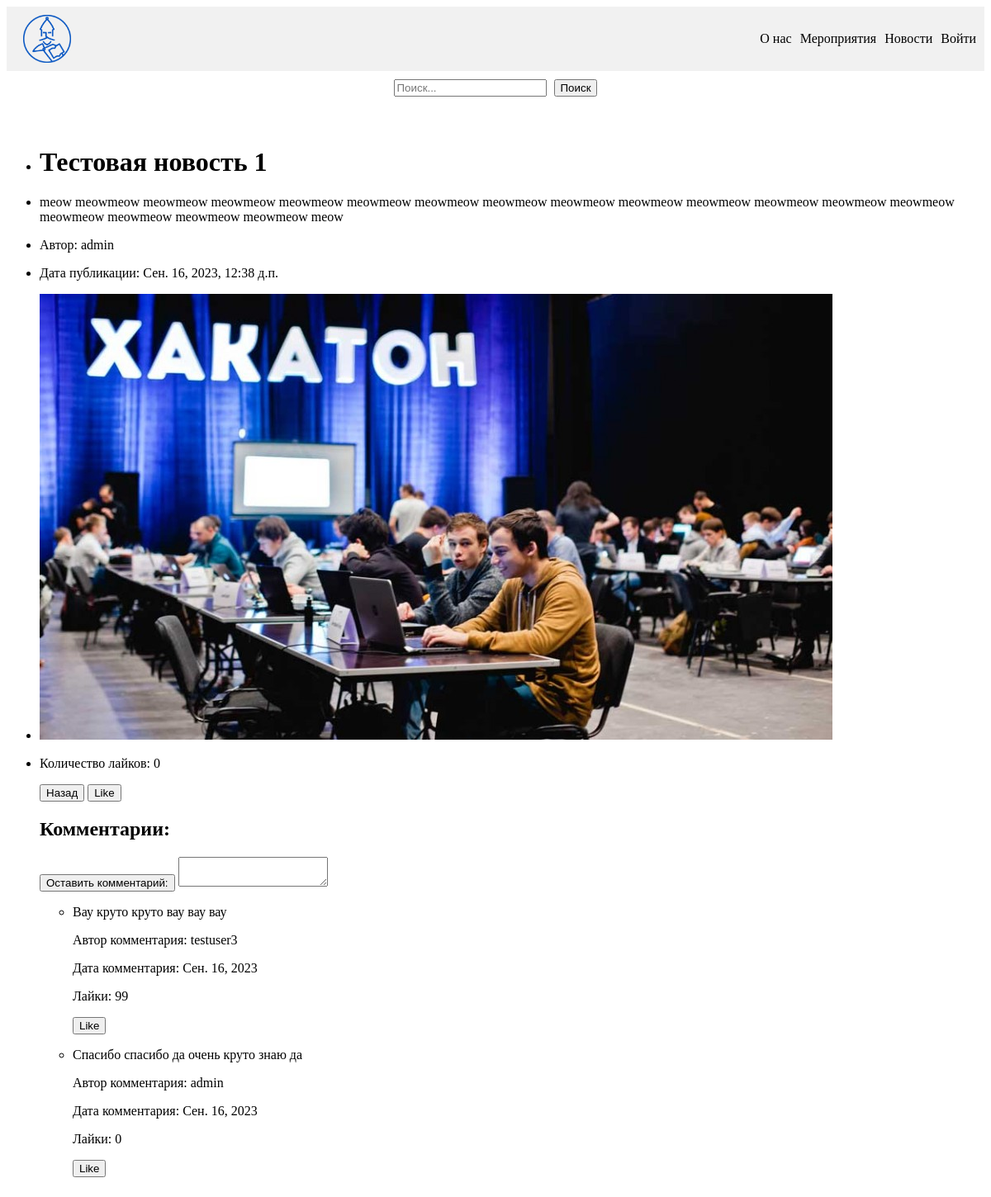
Before: /12/ with the older database file.
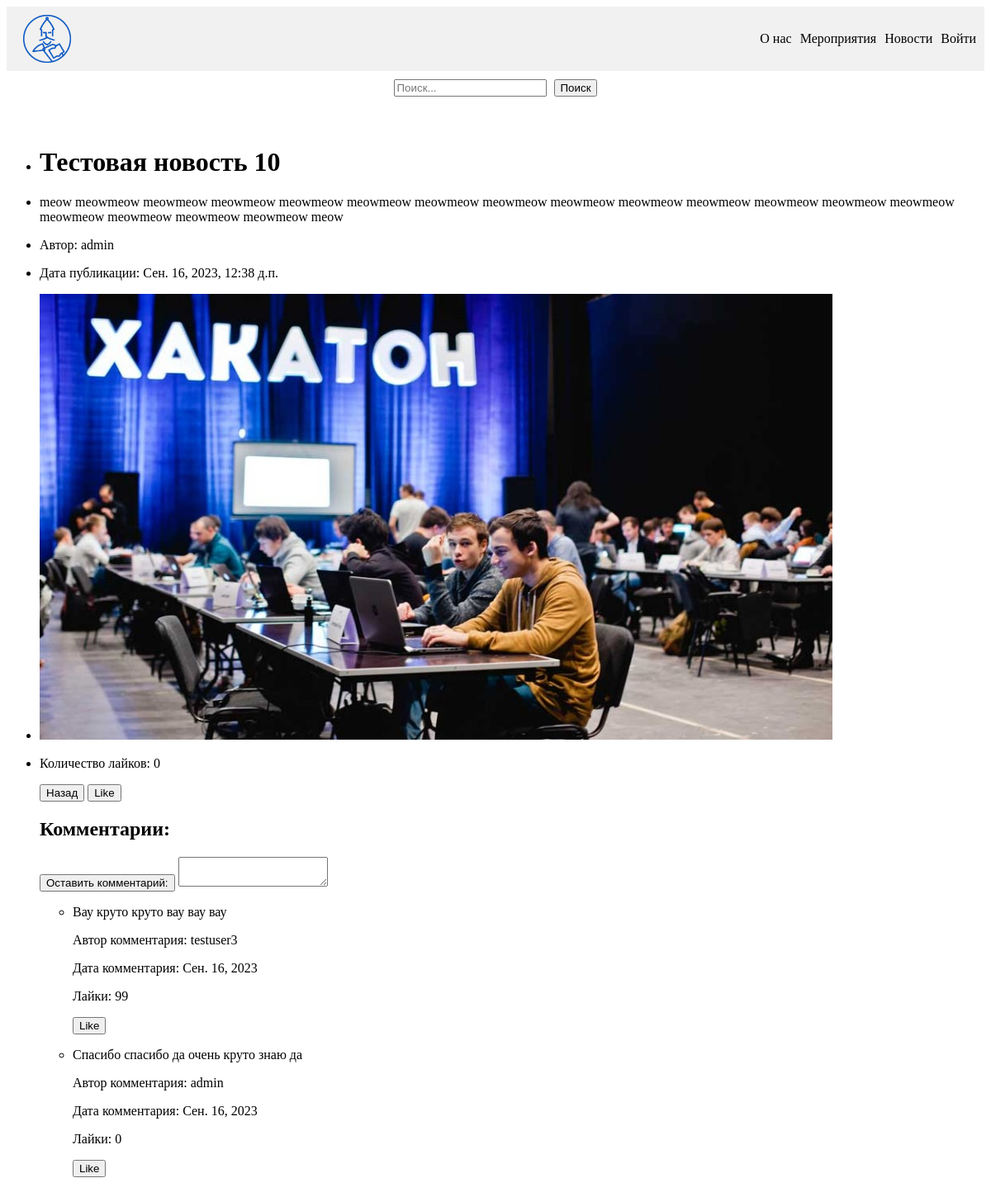
After: the same page with the newer database file.
### main/models.py (models this page shows, shortened)
class News(models.Model):
    title = models.CharField(max_length=200)
    content = models.TextField()
    author = models.ForeignKey('auth.User', on_delete=models.CASCADE)
    date_published = models.DateTimeField(auto_now_add=True)
    photo = models.ImageField(upload_to='image/%Y', default='image/news_def.jpg', null=True, blank=True)
    like_count = models.PositiveIntegerField(default=0)

class Comment(models.Model):
    user = models.ForeignKey(User, on_delete=models.CASCADE)
    news = models.ForeignKey(News, on_delete=models.CASCADE)
    content = models.TextField()
    date_posted = models.DateField(auto_now_add=True)
    like_count = models.PositiveIntegerField(default=0)

### main/views.py (the view)
# urls.py: path('<int:pk>/', views.news_detail, name='news_detail'),
def news_detail(request, pk):
    post = News.objects.get(id=pk)
    return render(request, 'main/news_detail.html', {'post': post})

### main/templates/main/news_detail.html (shortened to what this page needs)
{% extends 'main/base.html' %}
{% block content %}
<ul>
   <li> <h1>{{ post.title }}</h1></li>
   <li> <p>{{ post.content }}</p></li>
   <li> <p>Автор: {{ post.author }}</p></li>
   <li> <p>Дата публикации: {{ post.date_published }}</p></li>
   <li> <img src="{{ post.photo.url }}" alt="Фото новости"></li>
   <li> <p>Количество лайков: {{ post.like_count }}</p></li>
   <button onclick="history.go(-1);">Назад</button>
   <button type="button" onclick="">Like</button>
   <h2>Комментарии: </h2>
       <div>
        <button><label>Оставить комментарий: </label></button>
        <textarea name="content"></textarea>
      </div>
    <ul>
    {% for comment in post.comment_set.all %}
         <p><li>{{ comment.content }}</li></p>
          <p>Автор комментария: {{ comment.user }}</p>
          <p>Дата комментария: {{ comment.date_posted }}</p>
          <p>Лайки: {{ comment.like_count }}</p>
          <button type="button" onclick="">Like</button>
    {% endfor %}
  </ul>
</ul>
{% endblock %}

### main/templates/main/base.html (shortened to what this page needs)
{% load static %}
<!DOCTYPE html>
<html lang="en">
<head>
  <link rel="stylesheet" href="{% static 'main/css/style.css' %}">
</head>
<body>
  <div class="navbar">
    <div class="nav-links">
      <img src="{% static 'main/img/logo.png' %}" alt="Logo" class="logo">
      <ul class="nav-elem">
        <li><a href="{% url 'about' %}">О нас</a></li>
        <li><a href="{% url 'events' %}">Мероприятия</a></li>
        <li><a href="{% url 'index' %}">Новости</a></li>
        {% if user.is_authenticated %}
          {% if user.is_staff %}
            <li><a href="{% url 'admin:index' %}">Панель администратора</a></li>
          {% endif %}
          <li><a href="{% url 'profile' %}">Личный кабинет</a></li>
          <li><a href="#">Чаты</a></li>
        {% else %}
          <li><a href="{% url 'login' %}">Войти</a></li>
        {% endif %}
      </ul>
    </div>
  </div>
  <div class="search-bar">
    <input type="text" placeholder="Поиск..." class="search-input">
    <button class="search-button">Поиск</button>
  </div>
  <div class="content">
    {% block content %}
    {% endblock %}
  </div>
</body>
</html>

### main/static/main/css/style.css (style rules this page uses)
.navbar { display: flex; justify-content: space-between; align-items: center; background-color: #f1f1f1; padding: 10px; }
.nav-links { display: flex; align-items: center; position: relative; }
.logo, .nav-links { display: flex; align-items: center; }
.search-bar { text-align: center; margin-top: 10px; }
.search-input { margin-right: 5px; }
.logo { margin-left: 10px; width: 5%; height: 5%; }
.nav-elem { display: flex; list-style-type: none; position: absolute; right: 0; }
.nav-elem li { margin-right: 10px; }
.nav-elem li:last-child { margin-right: 0; }
.nav-elem a { text-decoration: none; color: black; }
.content { display: flex; justify-content: center; align-items: center; margin-top: 2%; }

Changed rows visible on the page:
changed News "admin": title "Тестовая новость 1" → "Тестовая новость 10"
